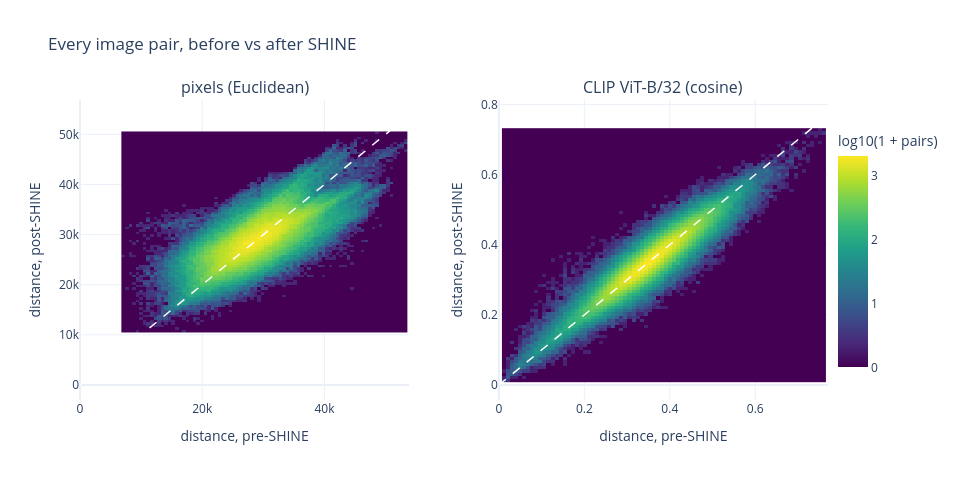

The notebook cell saved with this chart:
### Markdown cell above
## 2. Where do they disagree?

Every image pair as one point: its distance before SHINE against its distance after. Points on the dashed identity line are untouched; spread around it is SHINE reorganizing the space. A bend away from the line would be a nonlinear distortion that Pearson and Spearman summarise differently.

### Code cell
sensory.fig_pre_post_density(RDMS).show()
